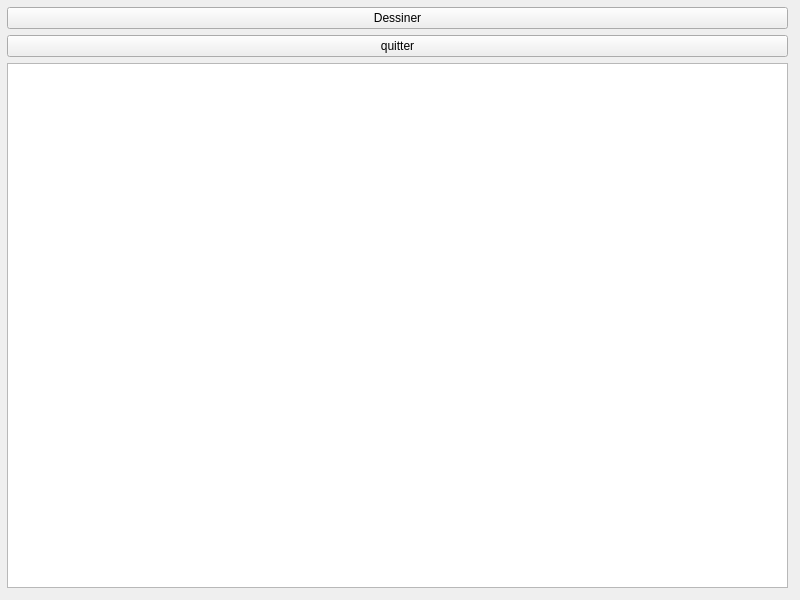
<?xml version="1.0" encoding="UTF-8"?>
<ui version="4.0">
 <class>Widget</class>
 <widget class="QWidget" name="Widget">
  <property name="geometry">
   <rect>
    <x>0</x>
    <y>0</y>
    <width>800</width>
    <height>600</height>
   </rect>
  </property>
  <property name="windowTitle">
   <string>Widget</string>
  </property>
  <widget class="QWidget" name="">
   <property name="geometry">
    <rect>
     <x>7</x>
     <y>7</y>
     <width>781</width>
     <height>581</height>
    </rect>
   </property>
   <layout class="QVBoxLayout" name="verticalLayout">
    <item>
     <widget class="QPushButton" name="pushButtonDessiner">
      <property name="text">
       <string>Dessiner</string>
      </property>
     </widget>
    </item>
    <item>
     <widget class="QPushButton" name="pushButton">
      <property name="text">
       <string>quitter</string>
      </property>
     </widget>
    </item>
    <item>
     <widget class="QGraphicsView" name="maVue"/>
    </item>
   </layout>
  </widget>
 </widget>
 <resources/>
 <connections>
  <connection>
   <sender>pushButton</sender>
   <signal>clicked()</signal>
   <receiver>Widget</receiver>
   <slot>close()</slot>
   <hints>
    <hint type="sourcelabel">
     <x>327</x>
     <y>166</y>
    </hint>
    <hint type="destinationlabel">
     <x>467</x>
     <y>190</y>
    </hint>
   </hints>
  </connection>
 </connections>
</ui>
